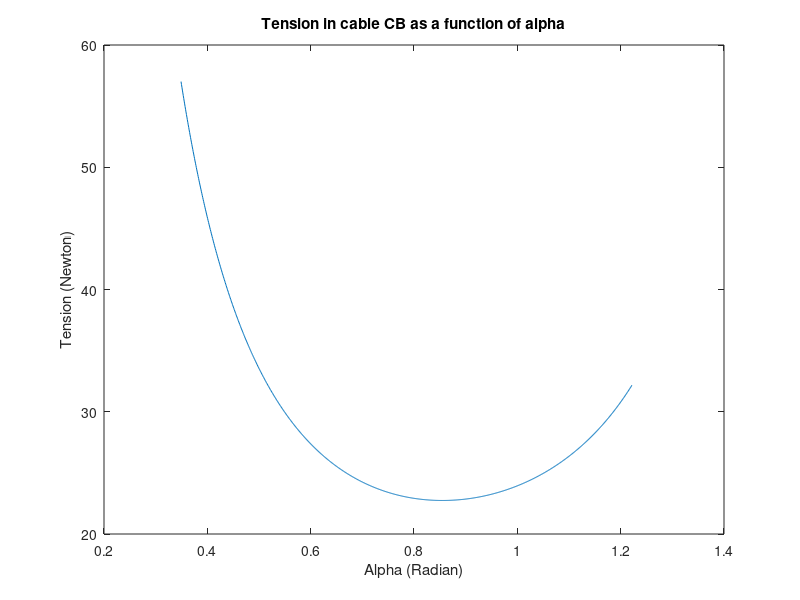
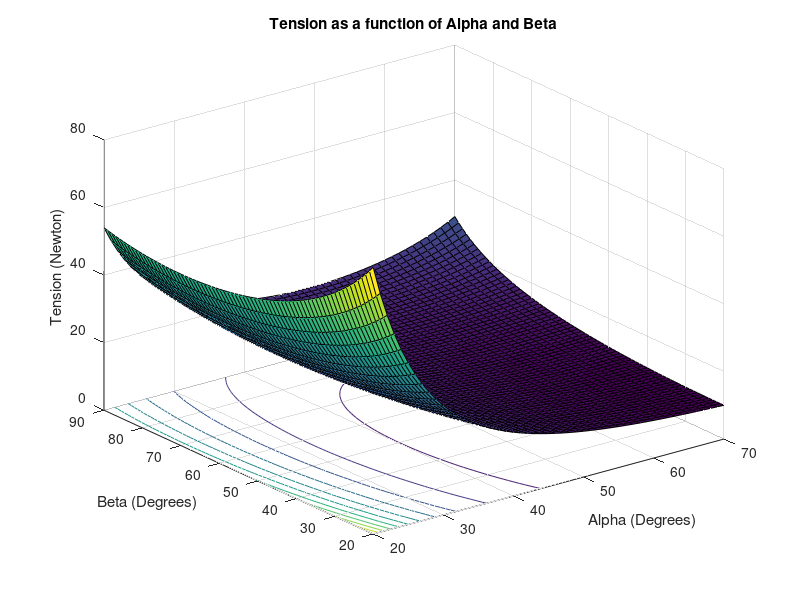

MATLAB code for these plots, in order:
%%
%Question 1
a = linspace(20,70,1000);
t = [];
for ii=1:length(a)
    a(ii)=a(ii)*(pi/180);
    d0=0.1/(tan(a(ii)/2));
    t(ii)=(9.8*((d0*sin(a(ii)))+((d0+0.2)*sin(a(ii)))+((d0+0.4)*sin(a(ii))))+((3*9.81)*cot(a(ii))*(d0)))/sin(pi/2-a(ii));
end
figure(1);clf;plot(a,t);title('Tension in cable CB as a function of alpha');
xlabel('Alpha (Radian)');
ylabel('Tension (Newton)');
j=find(t==min(min(t)));
fprintf('The optimal angle for alpha is %.2f radians or %.2f degrees.\n',a(j),a(j)*180/pi);
fprintf('The tension at this point is %.2f Newtons\n',t(j));
%%
%Question 2
alphavals=20:1:70;
g=length(alphavals);
betavals=20:1:90;
h=length(betavals);
tvals2=zeros(h,g);
count2=1;
count3=1;
for jj=20:1:70
    for kk=20:1:90
        T2=(2.94+5.88*sind(jj) + (2.94*cotd(jj)/tand(jj/2)))/sind(180-jj-kk);  %solve for tension values
        tvals2(count2, count3)=T2;
        count2=count2+1;
    end
    count3=count3+1;
    count2=1;

end
figure(2);
surfc(alphavals,betavals,tvals2);
xlabel('Alpha (Degrees)');
ylabel('Beta (Degrees)');
zlabel('Tension (Newton)')
title('Tension as a function of Alpha and Beta');